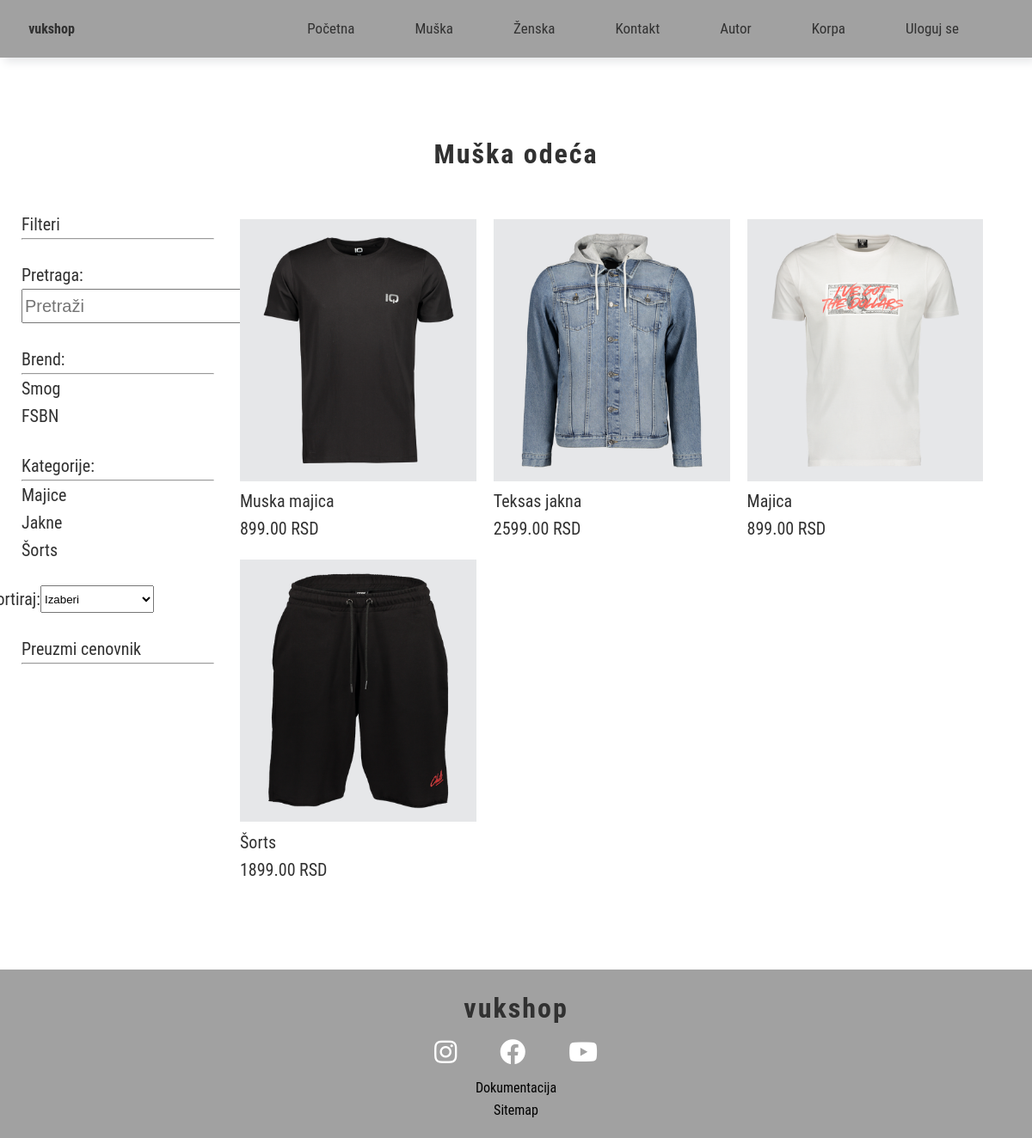
/index.php?page=proizvodi&kat=Muška, run on the app's committed database.
### tables this page shows
CREATE TABLE `meni` (
  `idmeni` int(255) NOT NULL,
  `naziv` varchar(150) NOT NULL,
  `putanja` varchar(255) DEFAULT NULL,
  `prikaz` int(11) NOT NULL
);

CREATE TABLE `brendovi` (
  `idbrend` int(255) NOT NULL,
  `nazivbrend` varchar(255) NOT NULL,
  `slikaaltbrend` varchar(255) NOT NULL,
  `slikasrcbrend` varchar(255) NOT NULL
);

CREATE TABLE `kategorija` (
  `idkategorije` int(255) NOT NULL,
  `nazivkat` varchar(255) NOT NULL
);

CREATE TABLE `cena` (
  `idcena` int(255) NOT NULL,
  `idproizvod` int(255) NOT NULL,
  `cena` decimal(6,2) NOT NULL,
  `datumod` datetime NOT NULL DEFAULT CURRENT_TIMESTAMP
);

CREATE TABLE `proizvod` (
  `idproizvod` int(255) NOT NULL,
  `naziv` varchar(255) NOT NULL,
  `slikasrc` varchar(255) NOT NULL,
  `slikaalt` varchar(255) NOT NULL,
  `idbrend` int(255) NOT NULL,
  `idmeni` int(255) NOT NULL,
  `idkat` int(255) NOT NULL,
  `idboja` int(255) NOT NULL
);

### config/connection.php (called while the page is built, shortened)
<?php
try {
 $conn = new PDO("mysql:host=".SERVER.";dbname=".DATABASE.";charset=utf8",
 USERNAME, PASSWORD);
 $conn->setAttribute(PDO::ATTR_DEFAULT_FETCH_MODE, PDO::FETCH_OBJ);
 $conn->setAttribute(PDO::ATTR_ERRMODE, PDO::ERRMODE_EXCEPTION);
}
catch(PDOException $ex){
 echo $ex->getMessage();
 zabeleziGresku($ex -> getMessage());
}
function executeQuery($query){
 global $conn;
 return $conn->query($query)->fetchAll();
}
?>

### models/kategorije.php (called while the page is built)
<?php
require_once "config/connection.php";
$kat=$_GET['kat'];
$dohvatikat="SELECT DISTINCT k.* FROM kategorija k INNER JOIN proizvod p ON k.idkategorije=p.idkat INNER JOIN meni m ON p.idmeni=m.idmeni WHERE m.naziv=:kat";
$priprema=$conn->prepare($dohvatikat);
$priprema->bindParam(":kat",$kat);
try{
    $priprema->execute();
    $kategorije=$priprema->fetchAll();
}
catch(PDOException $e){
    echo "Nema veze sa serverom";
    zabeleziGresku($e);
}
?>

### models/brendovi.php (called while the page is built)
<?php
require_once "config/connection.php";
$kat=$_GET['kat'];
$dohvatiBrend="SELECT DISTINCT b.* FROM brendovi b INNER JOIN proizvod p ON p.idbrend=b.idbrend INNER JOIN meni m ON p.idmeni=m.idmeni WHERE m.naziv=:kat";
$priprema=$conn->prepare($dohvatiBrend);
$priprema->bindParam(":kat",$kat);
try{
    $priprema->execute();
    $brendovi=$priprema->fetchAll();
}
catch(PDOException $e){
    echo $e;
    zabeleziGresku($e);
}
?>

### models/proizvodi.php (called while the page is built, shortened)
<?php
require_once "config/connection.php";
if(isset($_GET['kat'])){
    if($_GET['kat']=="Ženska" || $_GET['kat']=="Muška"){
        $kat=$_GET['kat'];
$upit="SELECT idmeni from meni WHERE naziv=:kat";
$priprema=$conn->prepare($upit);
$priprema->bindParam(":kat",$kat);
try{
    $priprema->execute();
    $rez=$priprema->fetch();
    $idmeni=$rez->idmeni;
    $dohvatiProzivode="SELECT p.*,c.cena FROM proizvod p INNER JOIN cena c ON p.idproizvod=c.idproizvod WHERE p.idmeni=:id";
    $priprema2=$conn->prepare($dohvatiProzivode);
    $priprema2->bindParam(":id",$idmeni);
    try{
        $priprema2->execute();
        $proizvod=$priprema2->fetchAll();
    }
    catch(PDOException $e){
        echo "Nema veze sa serverom";
        zabeleziGresku($e);
    }
}
catch(PDOException $e){
    echo "Nema veze sa serverom";
    zabeleziGresku($e);
}
    }
    else{
        echo 'greska';
    }
}
?>

### views/pages/proizvodi.php (the view, shortened to what this page needs)
<?php
include "models/proizvodi.php";
include "models/brendovi.php";
include "models/kategorije.php";
?>
<h1><?=$kat?> odeća</h1>
<form action="">
<div id="drzac">
<div id="filter">
<p>Filteri</p><hr><br>
<p>Pretraga:</p>
<input type="search" name="inpsearch" id="inpsearch" placeholder="Pretraži">
<br><br>
    <p>Brend:</p><hr>
<?php
foreach($brendovi as $b):
?>
<p class="brendovi brendFilter" style="cursor: pointer" data-id="<?=$b->idbrend?>"><?=$b->nazivbrend?></p>
<?php
endforeach;
?>
<br>
<p>Kategorije:</p><hr>
<?php
foreach($kategorije as $k):
?>
<p class="kategorije kategorijeFilter" style="cursor: pointer"  data-id="<?=$k->idkategorije?>,<?=$k->idkategorije?>"><?=$k->nazivkat?></p>
<?php
endforeach;
?>
<br>
    <div id="sort">
        <p>Sortiraj:</p>
        <select name="ddl" id="ddl">
            <option value="ASC">Izaberi</option>
        </select>
    </div>
    <br>
<p><a href="models/cenovnik.php">Preuzmi cenovnik </a></p>
<hr>
</form>
<div class="proizvodi prflex">
<?php
    foreach($proizvod as $p):
?>
        <div class="proizvod" >
        <a href="<?="index.php?page=proizvod&id=$p->idproizvod"?>">
            <div class="proizvoddrzac">
            <img src="<?="assets/img/".$p->slikasrc?>" alt="<?=$p->slikaalt?>">
            </div>
            <div class="tekstdrzac">
            <p><?=$p->naziv?></p>
            <p><?=$p->cena." RSD"?></p>
            </div>
            </a>
        </div>
<?php
endforeach;
?>
</div>

### views/fixed/head.php (shortened to what this page needs)
<!DOCTYPE html>
<html lang="en">
<head>
    <link rel="stylesheet" href="assets/css/style.css">
    <link rel="stylesheet" href="https://use.fontawesome.com/releases/v5.8.1/css/all.css"/>
</head>
<body>

### views/fixed/header.php (shortened to what this page needs)
<?php
require "config/connection.php";
$prikaz=0;
?>
<header id="header" style="background-color:#a1a1a1">
<div id="logo">
    <a href="index.php">vukshop</a>
</div>
<nav >
    <ul>
<?php
    if($prikaz==0){
        $dohvatimeni="SELECT * FROM meni WHERE prikaz=0";
        $meni=executeQuery($dohvatimeni);
    }
    else{
        $dohvatimeni="SELECT * FROM meni ";
        $meni=executeQuery($dohvatimeni);
    }
    foreach($meni as $m):
?>
    <li>
        <a href="<?=$m->putanja?>"><?=$m->naziv?></a>
    </li>
<?php
    endforeach;
?>
        <?php
        if(!isset($_SESSION['korisnik'])):
        ?>
        <li>
            <a href="index.php?page=reg">Uloguj se</a>
        </li>
        <?php
        endif
        ?>
</ul>
</nav>
</header>
<br><br><br><br><br><br>

### index.php (shortened to what this page needs)
<?php
require "views/fixed/head.php";
require "views/fixed/header.php";
?>
<main>
<?php
if(!isset($_GET['page'])){
    include "views/pages/pocetna.php";
}
else if(($_GET['page'])=="proizvodi"){
    include "views/pages/proizvodi.php";
}
?>
</main>
<?php
require "views/fixed/footer.php";
?>

### views/fixed/footer.php (shortened to what this page needs)
<footer style="background-color:#a1a1a1">
    <h1>vukshop</h1>
    <ul>
        <li><a href="https://www.instagram.com/" style="color:#ffffff"  target="_blank"><i class="fab fa-instagram"></i></a></li>
        <li><a href="https://www.facebook.com/" style="color:#ffffff" target="_blank"><i class="fab fa-facebook"></i></a></li>
        <li><a href="https://www.youtube.com/"  style="color:#ffffff" target="_blank"><i class="fab fa-youtube"></i></a></li>
    </ul>
        <a href="dokumentacija.pdf">Dokumentacija</a><a href="sitemap.xml">Sitemap</a>
</footer>
</body>

### assets/css/style.css (style rules this page uses)
* { margin: 0px; padding: 0px; box-sizing: border-box; line-height: 1.6; }
body { font-family: 'Roboto Condensed', sans-serif; color: #313131; }
h1 { text-align: center; letter-spacing: 2px; }
p,span,#filter a { font-size: 20px; }
header { width: 100%; display: flex; justify-content: space-between; align-items: center; position: fixed; box-shadow:5px 5px 10px #e6e7e9; background-color: #fff; flex-wrap: wrap; }
#logo { text-align: center; width: 10%; }
#logo a { padding: 30px; font-weight: bold; }
nav { margin-right: 50px; }
ul { display: flex; justify-content: space-around; }
ul li { list-style-type: none; font-size: 13px !important; padding: 20px; }
ul li a { padding: 15px; font-size: 17px; }
a { color: #313131; text-decoration: none; }
.proizvodi { width: 100%; margin: 40px auto; display: flex; justify-content: space-around; flex-wrap: wrap; }
.prflex { justify-content: flex-start; padding-left: 20px; }
#filter { margin-top: 40px; width: 20%; padding-left: 10px; }
.proizvod { width: 30%; text-align: right; margin: 10px; }
.proizvoddrzac img { background-color: #e6e7e9; padding: 15px 0px; width: 100%; }
.tekstdrzac { text-align: left; }
#drzac { display: flex; padding: 0 15px; }
#filter input[type='search'],#filter input[value] { padding: 2px; color: #313131; font-size: 20px; }
#sort { display: flex; justify-content: flex-end; padding-right: 70px; }
footer { width: 100%; background-color: rgba(148, 137, 147, 0.2); display: flex; flex-direction: column; align-items: center; padding: 20px; margin-top: 50px; }
footer ul { display: flex; }
footer li { list-style-type: none; padding: 10px; }
footer a { text-decoration: none; color: #000; }
footer i { font-size: 30px; }

### data on the page
meni: naziv "Početna"
meni: naziv "Muška"
meni: naziv "Ženska"
meni: naziv "Kontakt"
meni: naziv "Autor"
meni: naziv "Korpa"
brendovi: nazivbrend "Smog"
brendovi: nazivbrend "FSBN"
kategorija: nazivkat "Majice"
kategorija: nazivkat "Jakne"
kategorija: nazivkat "Šorts"
cena: idproizvod.slikasrc (picture), idproizvod.naziv "Muska majica", cena "899.00"
cena: idproizvod.slikasrc (picture), idproizvod.naziv "Teksas jakna", cena "2599.00"
cena: idproizvod.slikasrc (picture), idproizvod.naziv "Majica", cena "899.00"
cena: idproizvod.slikasrc (picture), idproizvod.naziv "Šorts", cena "1899.00"

### other printed values
$kat "Muška"
